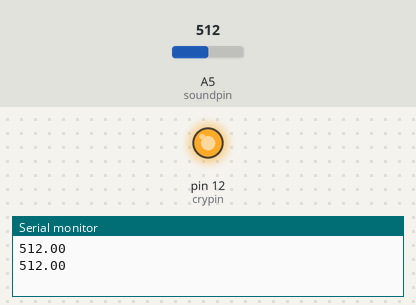
Recording of a sketch running on a simulated Arduino Uno, built with avr-gcc and run on an emulated ATmega328P. Shown: output pins drawn as LEDs (lit = HIGH), the last lines printed to the serial monitor. The inputs (shaded band) are chosen by the test bench; at power-on: A5 (soundpin) = 512.

Above: at 1.8 s.
1.9 s: A5 (soundpin) set to 29
3.4 s: A5 (soundpin) set to 24
At 4.3 s:
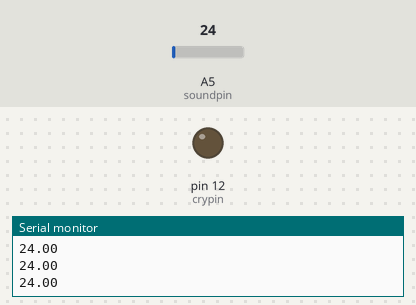
5.5 s: A5 (soundpin) set to 122
At 6.7 s:
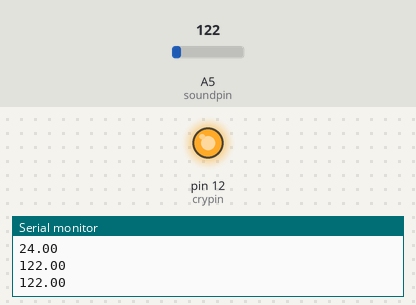
7.0 s: A5 (soundpin) set to 16
At 8.4 s:
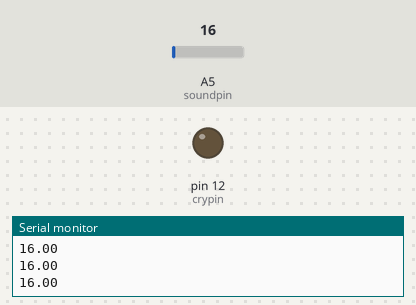
Timing chart, 0 to 10.0 s (numbered marks = the images above; inputs shaded):
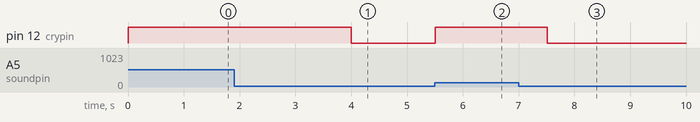

Measured:
- the behaviour switches between 26 and 25 on A5 (soundpin) (found by bisection; images 0 and 1)
- after the input at 3.4 s, pin 12 (crypin): HIGH → LOW after 0.60 s
- after the input at 5.5 s, pin 12 (crypin): LOW → HIGH at once
- after the input at 7.0 s, pin 12 (crypin): HIGH → LOW after 0.51 s

The sketch:

soundsensor.ino
```cpp
const int crypin=12; // ledpin and soundpin are not changed throughout the process
const int soundpin=A5;
const int threshold=26; // sets threshold value for sound sensor
void setup() {
Serial.begin(9600);
pinMode(crypin,OUTPUT);
pinMode(soundpin,INPUT);
}
void loop() {
int soundsens=analogRead(soundpin); // reads analog data from sound sensor
 float voltage = soundsens ;
 Serial.println(voltage);
if (soundsens>=threshold) {
digitalWrite(crypin,HIGH); //turns led on
delay(1000);
}
else{
digitalWrite(crypin,LOW);
}
}
```
